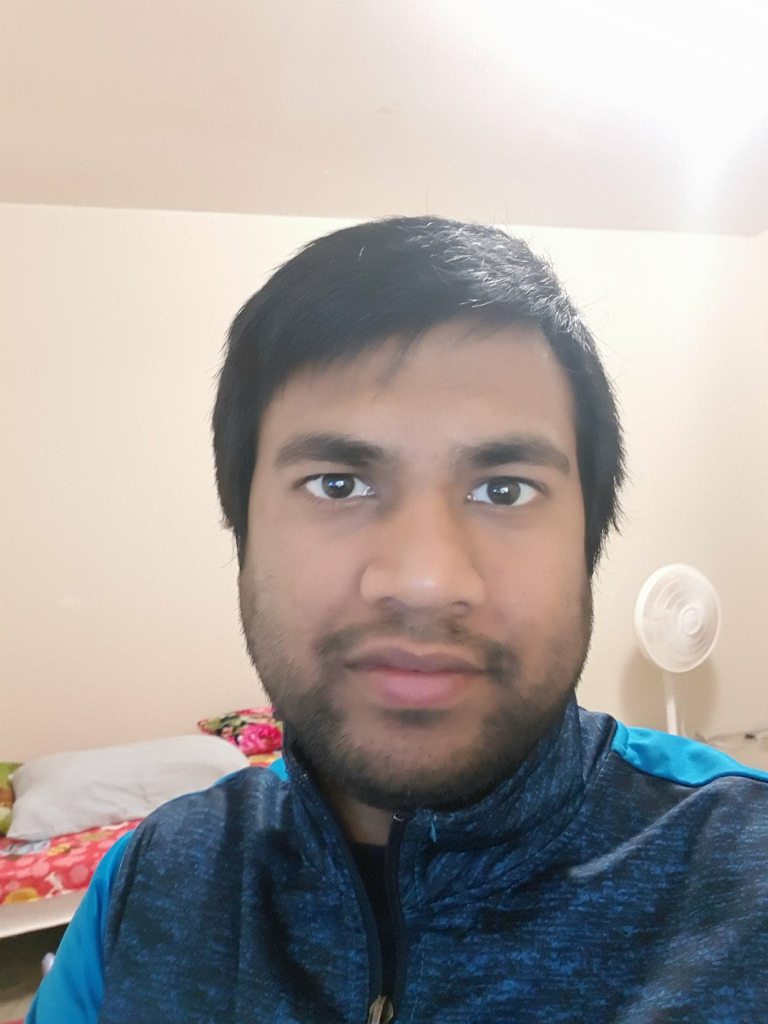
%> input picture project/mrinmoy.jpg, 1536 x 2048 px (shown at 1/2 size)
$ octave gray_image_tracking.m   (GNU Octave 9; MATLAB toolbox functions it lacks are replaced by stand-ins)
%> lines starting %> are read from the running program, lines starting %| are printed output that depends on the picture
%% author : mrinmoy sarkar
%  date : 4/22/2018

clear all;
close all;


%% initialize parameters
M = 240;
N = 320;
K = 3;
totalPixel = M*N;
maxPixelval = 255;
inintSig = 50;

mu = randi(maxPixelval,totalPixel,K);
sig = inintSig*ones(totalPixel,K);
w = rand(totalPixel,K);
w = w./sum(w,2);

model.mu = mu;
model.sig = sig;
model.w = w;

img = imread('mrinmoy.jpg');%randi(maxPixelval,totalPixel,1);
%> img is the input picture: size 2048x1536x3 uint8; mean R, G, B 165.3, 159.4, 156.9
img = rgb2gray(img);
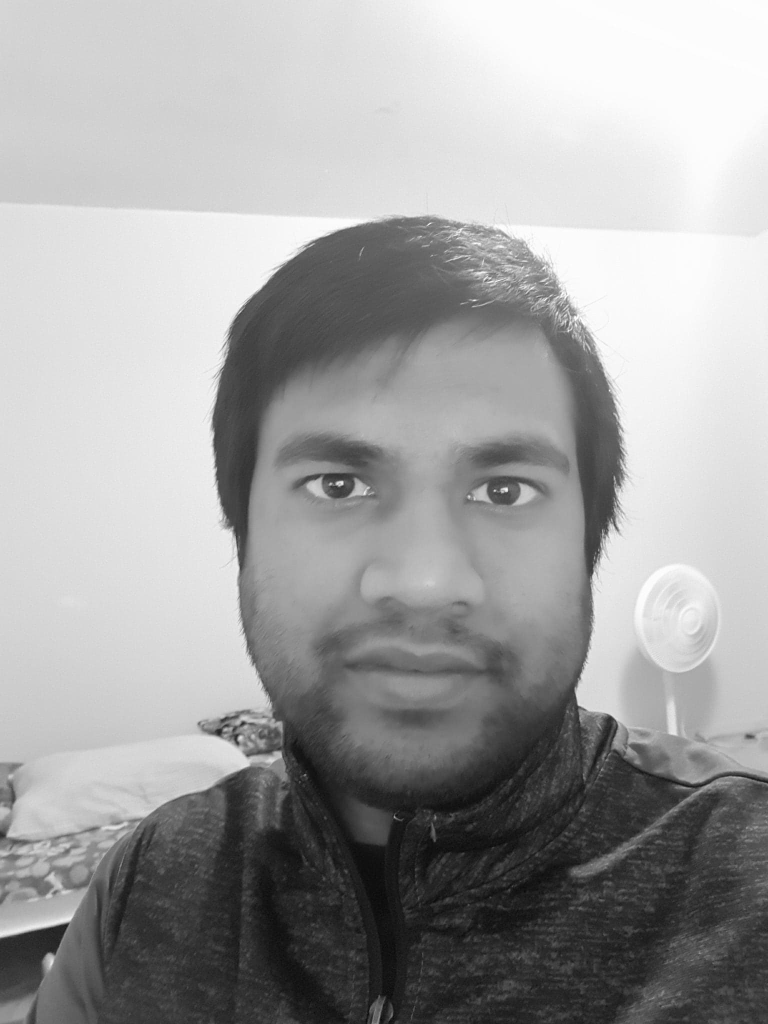
%> img: size 2048x1536 uint8 (shown at 1/2 size); min 1, max 255, mean 160.9
x = imresize(img,[M N]);
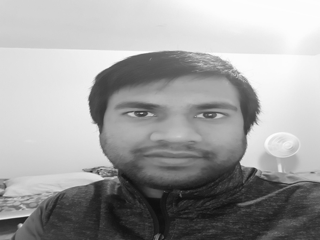
%> x: size 240x320 uint8; min 14, max 255, mean 160.9
X=x(:);
thSig = 2.5;
alpha = 0.7;

img = imresize(img,[M N]);

%for ite = 1:400
%> (the run ends here)

$ run again, with project/1.png saved as project/mrinmoy.jpg
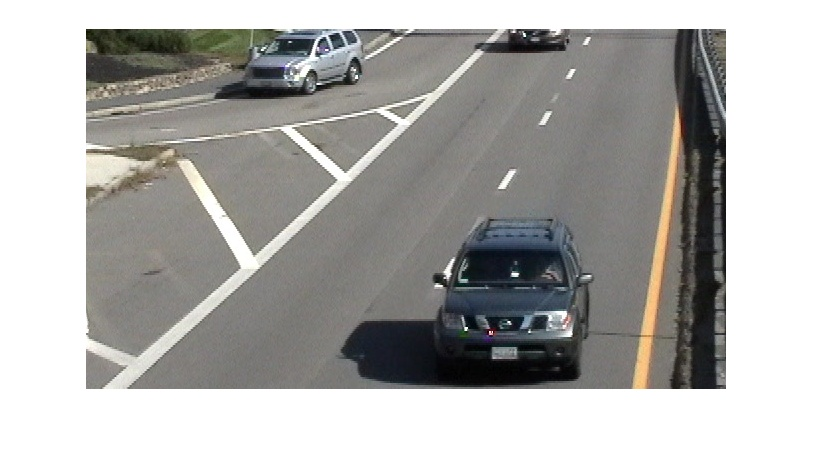
%> input picture project/1.png, 814 x 453 px
%> img is the input picture: size 453x814x3 uint8; mean R, G, B 170.9, 170.1, 167.7
%> `img = rgb2gray(img);`:
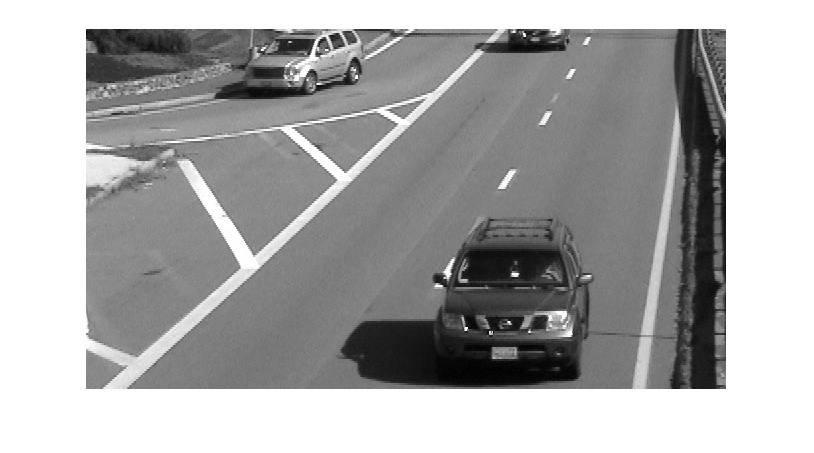
%> img: size 453x814 uint8; min 0, max 255, mean 170.1
%> `x = imresize(img,[M N]);`:
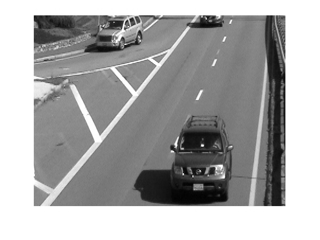
%> x: size 240x320 uint8; min 2, max 255, mean 170
